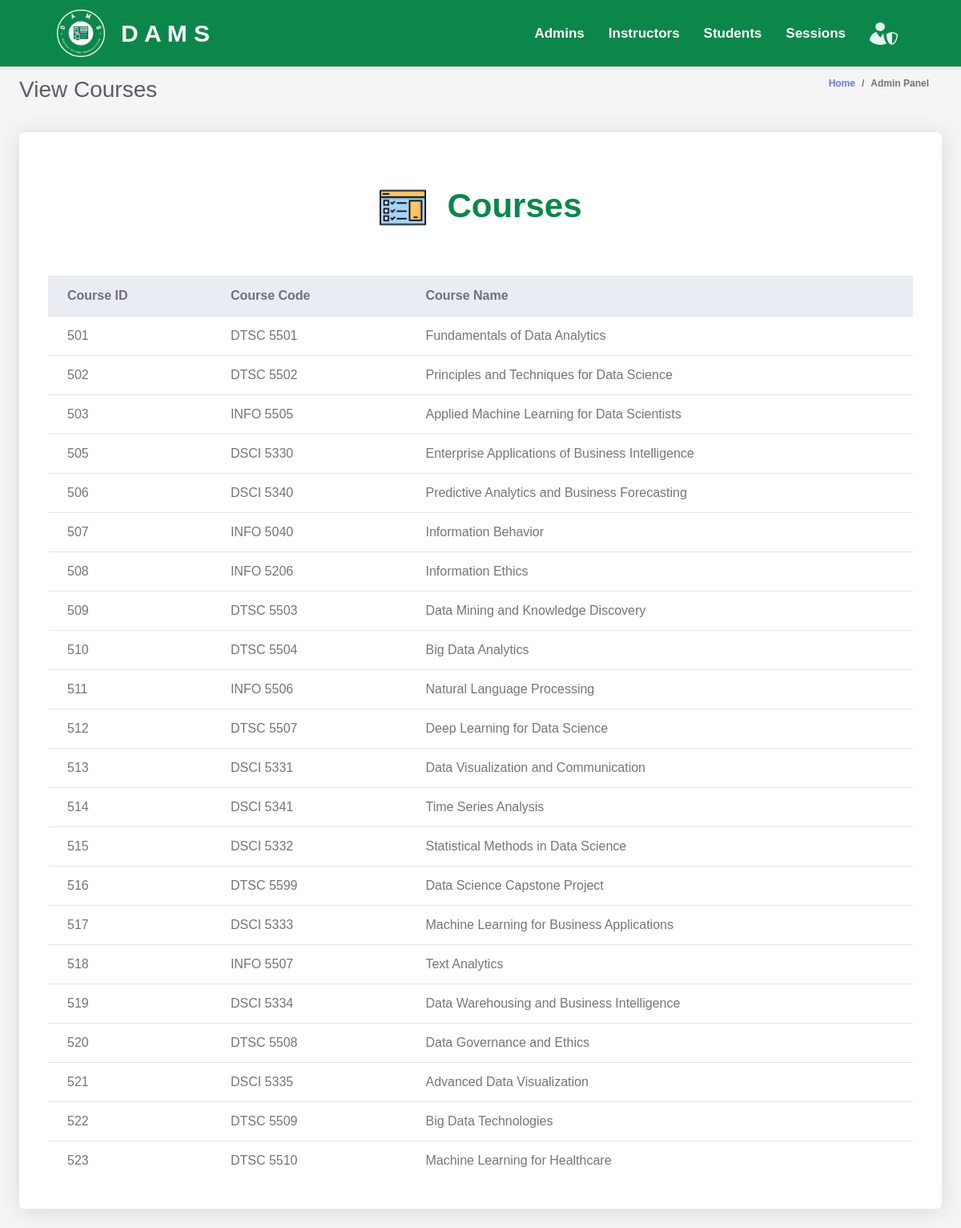
The page /admin/viewCourses.php on the database as committed earlier.
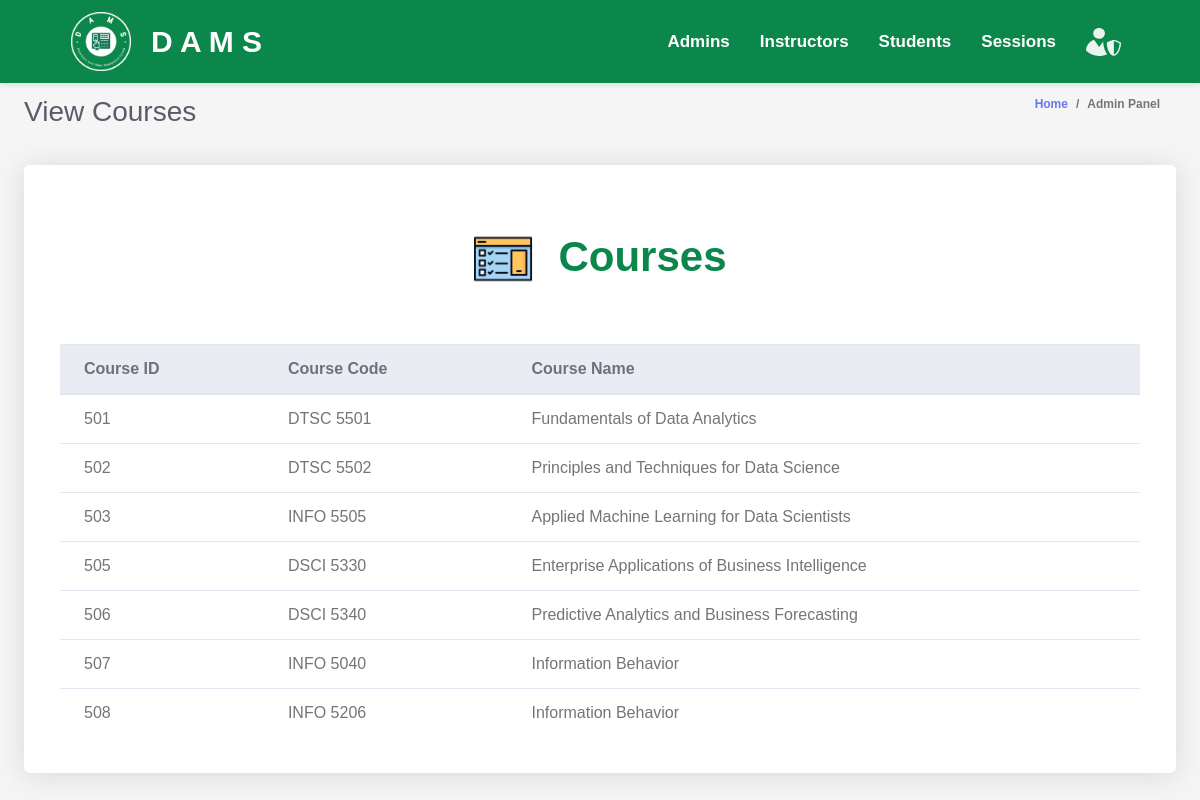
The same page on the database as committed later.
### tables this page shows
CREATE TABLE `courses` (
  `course_id` int(11) NOT NULL,
  `course_name` varchar(255) DEFAULT NULL,
  `course_code` varchar(50) DEFAULT NULL
);

### admin/admin.php (called while the page is built, shortened)
<?php
$database = new Database();
$conn = $database->getConnection();
class Admin {
    public function list_courses() {
        global $conn;
        $query = "SELECT * FROM courses";
        $rs = $conn->query($query);
        $users = array();
        while ($row = $rs->fetch_assoc()) {
            $users[] = $row;
        }
        return $users;
    }
}
?>

### admin/coursesTable.php (the view)
<div class="row">
    <div class="col-lg-12">
        <div class="card mb-4">
        <div class="table-text">
            <img src="../assets/images/courses.png" >
            <div>
                Courses
            </div>
        </div>
            <div class="card-body">
                <div class="table-responsive p-3">
                    <table class="table align-items-center table-flush table-hover" id="dataTableHover">
                        <thead class="thead-light">
                            <tr>
                                <th>Course ID</th>
                                <th>Course Code</th>
                                <th>Course Name</th>
                            </tr>
                        </thead>
                        <tbody>
                            <?php
                            include "admin.php";
                            $admin = new Admin();
                            $users = $admin->list_courses();
                            foreach ($users as $user) {
                                echo "<tr>";
                                echo "<td>" . $user['course_id'] . "</td>";
                                echo "<td>" . $user['course_code'] . "</td>";
                                echo "<td>" . $user['course_name'] . "</td>";
                                echo "</tr>";
                            }
                            ?>
                        </tbody>
                    </table>
                </div>
            </div>
        </div>
    </div>
</div>

### admin/viewCourses.php
<!DOCTYPE html>
<html lang="en">
<head>
    <?php include "heads.php"; ?>
</head>
<body>
    <?php include "topbar.php"; ?>
    <div class="container-fluid" id="container-wrapper">
        <div class="d-sm-flex align-items-center justify-content-between mb-4">
            <h1 class="h3 mb-0 text-gray-800">View Courses</h1>
            <ol class="breadcrumb">
                <li class="breadcrumb-item"><a href="./">Home</a></li>
                <li class="breadcrumb-item active" aria-current="page">Admin Panel</li>
            </ol>
        </div>
        <?php include "coursesTable.php"; ?>
    </div>
</body>
</html>

### admin/heads.php (shortened to what this page needs)
<link href="../vendor/fontawesome-free/css/all.min.css" rel="stylesheet" type="text/css">
<link href="../vendor/bootstrap/css/bootstrap.min.css" rel="stylesheet" type="text/css">
<link href="css/ruang-admin.min.css" rel="stylesheet">
<link rel="stylesheet" href="../css/navbar.css">

### admin/topbar.php (shortened to what this page needs)
<nav class="navbar">
  <div class="navbar-container">
    <div class="brand">
        <img src="../assets/images/brand.png" style="max-width: 60px; margin-right:20px" >
        <a href="index.php" style="color: white; text-decoration: none;">D A M S</a>
    </div>
    <ul class="nav-list">
      <li class="expander" id="admins-expander">
        <a class="nav-list" href="#">Admins</a>
      </li>
      <li class="expander" id="instructors-expander">
        <a class="nav-list" href="#">Instructors</a>
      </li>
      <li class="expander" id="students-expander">
        <a class="nav-list" href="#">Students</a>
      </li>
      <li class="expander" id="sessions-expander">
        <a class="nav-list" href="#">Sessions</a>
      </li>
      <li class="expander" id="students-expander">
        <a class="nav-list" href="#">
          <img src="../assets/images/admin.svg" style="max-width: 35px;">
        </a>
      </li>
    </ul>
  </div>
</nav>

### css/navbar.css (style rules this page uses)
body { margin: 0; padding: 0; font-family: Arial, sans-serif; background-color: #f5f5f5; }
.navbar { background-color: #0b874b; color: white; padding: 10px 10px; box-shadow: 0 2px 5px rgba(0, 0, 0, 0.1); transition: height 0.3s; }
.navbar-container { display: flex; justify-content: space-between; align-items: center; width: 90%; margin: 0 auto; }
.nav-list { list-style: none; display: flex; gap: 20px; margin: 0; padding: 0; }
.brand { display: flex; align-items: center; font-size: 30px; font-weight: 550; padding: 2px; }
.expander { position: relative; cursor: pointer; }
.nav-list a { text-decoration: none; color: white; font-weight: 550; font-size: 17px; transition: all 0.3s linear; }
.table-text { display: flex; align-items: center; justify-content: center; color: #0b874b; font-size: 42px; margin-top: 60px; margin-bottom: 20px; font-weight: bold; }
.table-text img { margin-right: 25px; max-width: 60px; }
.nav-list a { cursor: pointer; transition: transform 0.3s; }
.nav-list { display: flex; align-items: center; list-style: none; }
.nav-list li { margin-right: 10px; }

Rows that differ between the two databases and show on the page:
removed courses: course_id "509", course_code "DTSC 5503", course_name "Data Mining and Knowledge Discovery"
removed courses: course_id "510", course_code "DTSC 5504", course_name "Big Data Analytics"
removed courses: course_id "511", course_code "INFO 5506", course_name "Natural Language Processing"
removed courses: course_id "512", course_code "DTSC 5507", course_name "Deep Learning for Data Science"
removed courses: course_id "513", course_code "DSCI 5331", course_name "Data Visualization and Communication"
removed courses: course_id "514", course_code "DSCI 5341", course_name "Time Series Analysis"
removed courses: course_id "515", course_code "DSCI 5332", course_name "Statistical Methods in Data Science"
removed courses: course_id "516", course_code "DTSC 5599", course_name "Data Science Capstone Project"
removed courses: course_id "517", course_code "DSCI 5333", course_name "Machine Learning for Business Applications"
removed courses: course_id "518", course_code "INFO 5507", course_name "Text Analytics"
removed courses: course_id "519", course_code "DSCI 5334", course_name "Data Warehousing and Business Intelligence"
removed courses: course_id "520", course_code "DTSC 5508", course_name "Data Governance and Ethics"
removed courses: course_id "521", course_code "DSCI 5335", course_name "Advanced Data Visualization"
removed courses: course_id "522", course_code "DTSC 5509", course_name "Big Data Technologies"
removed courses: course_id "523", course_code "DTSC 5510", course_name "Machine Learning for Healthcare"
changed courses "INFO 5206": course_name "Information Ethics" → "Information Behavior"
